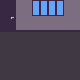

A level layout from a 2D game, rendered from its tile map. Below: a short description, then the map file with its tile-grid data intact:
An orthogonal 5x5 tile map with 16x16 px tiles, 2 tile layers (background, items).

<map version="1.9" tiledversion="1.9.2" orientation="orthogonal" renderorder="right-down" width="5" height="5" tilewidth="16" tileheight="16" infinite="0" nextlayerid="3" nextobjectid="1">
 <tileset firstgid="1" source="tileset.tsx" />
 <layer id="1" name="background" width="5" height="5">
  <data encoding="csv">
34,34,66,66,34,
47,47,47,47,47,
8,8,8,8,8,
8,8,8,8,8,
8,8,8,8,8
</data>
 </layer>
 <layer id="2" name="items" width="5" height="5">
  <data encoding="csv">
54,0,0,0,0,
67,0,0,0,0,
0,0,0,0,0,
0,0,0,0,0,
0,0,0,0,0
</data>
 </layer>
</map>
